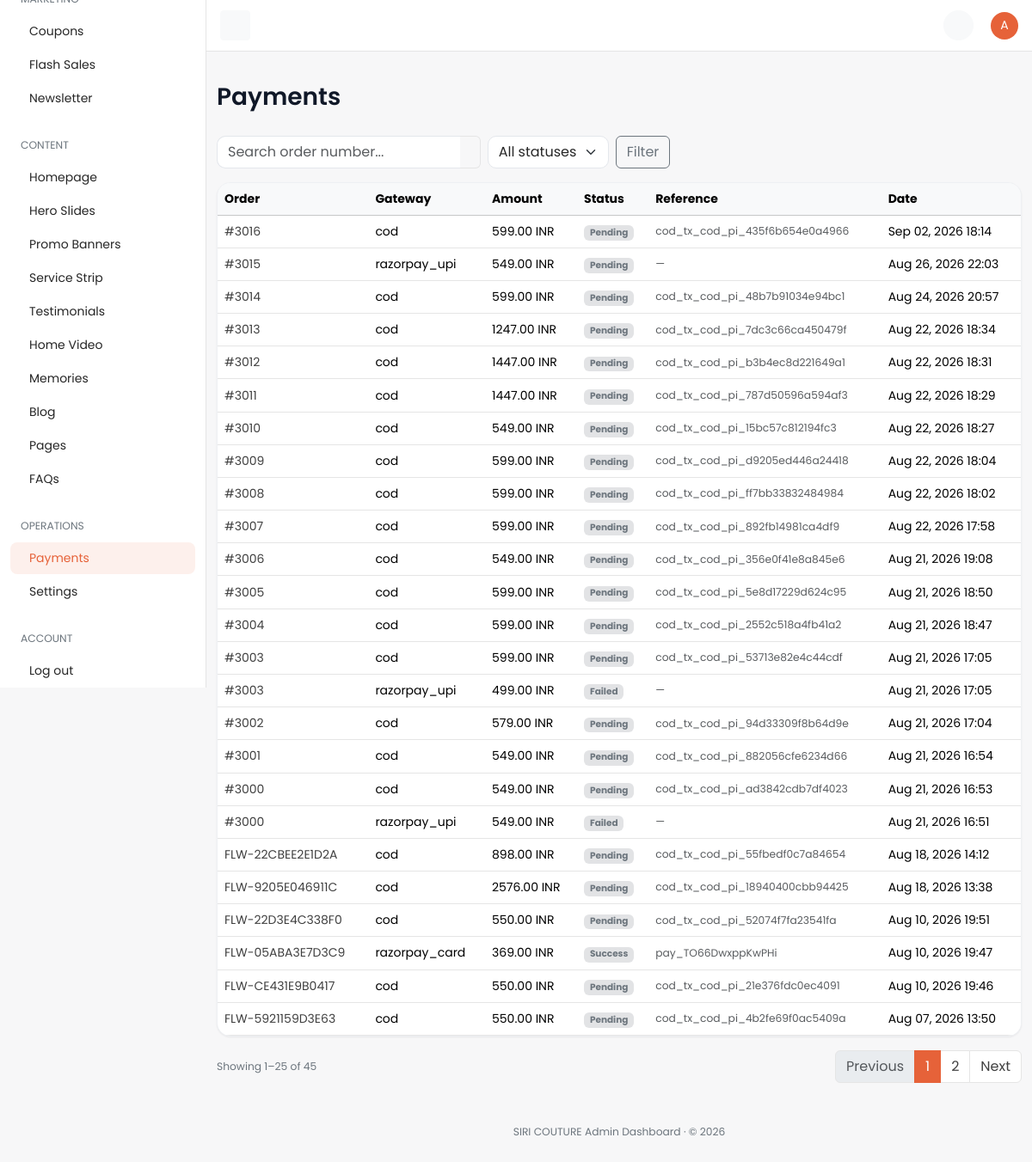
The page /dashboard/payment/ (signed in) on the database its author committed.
### payments/models.py (models this page shows, shortened)
class PaymentTransaction(TimeStampedModel):
    order = models.ForeignKey(
        "orders.Order",
        on_delete=models.CASCADE,
        related_name="payment_transactions",
        verbose_name="Order",
    )
    gateway_key = models.CharField(max_length=40, db_index=True, verbose_name="Gateway key")
    amount = models.DecimalField(max_digits=12, decimal_places=2, verbose_name="Amount")
    currency = models.ForeignKey(
        "core.Currency",
        on_delete=models.PROTECT,
        related_name="payment_transactions",
        verbose_name="Currency",
    )
    status = models.CharField(
        max_length=20,
        choices=PaymentStatus.choices,
        default=PaymentStatus.PENDING,
        db_index=True,
        verbose_name="Status",
    )
    external_intent_id = models.CharField(
        max_length=120,
        blank=True,
        db_index=True,
        verbose_name="External intent ID",
    )
    external_transaction_id = models.CharField(
        max_length=120,
        blank=True,
        verbose_name="External transaction ID",
    )
    metadata = models.JSONField(default=dict, verbose_name="Metadata")
    class Meta:
        verbose_name = "Payment transaction"
        verbose_name_plural = "Payment transactions"
        indexes = [
            models.Index(fields=["order", "status"], name="pay_tx_order_status_idx"),
            models.Index(fields=["gateway_key", "status"], name="pay_tx_gateway_status_idx"),
        ]

### orders/models.py (models this page shows, shortened)
class Order(TimeStampedModel):
    customer_profile = models.ForeignKey(
        "accounts.CustomerProfile",
        on_delete=models.CASCADE,
        related_name="orders",
        null=True,
        blank=True,
        verbose_name="Customer profile",
        help_text="Owner of this order; null for guest checkout.",
    )
    cart = models.ForeignKey(
        "cart.Cart",
        on_delete=models.SET_NULL,
        null=True,
        blank=True,
        related_name="orders",
        verbose_name="Source cart",
    )
    order_number = models.CharField(
        max_length=32,
        unique=True,
        db_index=True,
        verbose_name="Order number",
        help_text="Human-readable unique order reference.",
    )
    idempotency_key = models.CharField(
        max_length=64,
        unique=True,
        null=True,
        blank=True,
        db_index=True,
        verbose_name="Idempotency key",
        help_text="Client-supplied key preventing duplicate order creation.",
    )
    order_status = models.CharField(
        max_length=20,
        choices=OrderStatus.choices,
        default=OrderStatus.CHECKOUT_PENDING,
        db_index=True,
        verbose_name="Order status",
    )
    delivery_date = models.DateField(
        null=True,
        blank=True,
        verbose_name="Delivery date",
        db_index=True,
    )
    subtotal = models.DecimalField(max_digits=12, decimal_places=2, default=0)
    coupon_discount = models.DecimalField(max_digits=12, decimal_places=2, default=0)
    delivery_charge = models.DecimalField(max_digits=12, decimal_places=2, default=0)
    total_amount = models.DecimalField(
        max_digits=12,
        decimal_places=2,
        verbose_name="Total amount",
        help_text="Order total in the customer's checkout currency.",
    )
    currency = models.ForeignKey(
        "core.Currency",
        on_delete=models.PROTECT,
        null=True,
        blank=True,
        related_name="orders",
        verbose_name="Currency",
    )
    delivery_address_snapshot = models.JSONField(
        default=dict,
        verbose_name="Delivery address snapshot",
    )
    invoice_details = models.JSONField(default=dict, verbose_name="Invoice details")
    class Meta:
        verbose_name = "Order"
        verbose_name_plural = "Orders"
        indexes = [
            models.Index(
                fields=["customer_profile", "-created_at"],
                name="ord_customer_created_idx",
            ),
            models.Index(fields=["order_status"], name="orders_order_status_idx"),
            models.Index(fields=["idempotency_key"], name="orders_idempotency_key_idx"),
        ]
        ordering = ["-created_at"]

### core/models.py (models this page shows, shortened)
class TimeStampedModel(models.Model):
    created_at = models.DateTimeField(
        auto_now_add=True,
        db_index=True,
        verbose_name="Created at",
        help_text="Timestamp when this record was first created.",
    )
    updated_at = models.DateTimeField(
        auto_now=True,
        db_index=True,
        verbose_name="Updated at",
        help_text="Timestamp when this record was last modified.",
    )
    class Meta:
        abstract = True

class Currency(TimeStampedModel):
    code = models.CharField(
        max_length=3,
        unique=True,
        db_index=True,
        verbose_name="Currency code",
        help_text="ISO 4217 currency code, e.g. QAR or USD.",
    )
    symbol = models.CharField(
        max_length=8,
        verbose_name="Symbol",
        help_text="Display symbol shown alongside prices, e.g. ر.ق or $.",
    )
    exchange_rate_to_base = models.DecimalField(
        max_digits=18,
        decimal_places=8,
        verbose_name="Exchange rate to base",
        help_text="Multiplier to convert this currency into the platform base currency.",
    )
    is_default = models.BooleanField(
        default=False,
        db_index=True,
        verbose_name="Is default",
        help_text="When True, this currency is the storefront default.",
    )
    is_active = models.BooleanField(
        default=True,
        db_index=True,
        verbose_name="Is active",
        help_text="When False, this currency is hidden/inactive on the storefront.",
    )
    class Meta:
        verbose_name = "Currency"
        verbose_name_plural = "Currencies"
        indexes = [
            models.Index(fields=["is_default"], name="core_currency_is_default_idx"),
        ]

class SiteSettings(TimeStampedModel):
    site_name = models.CharField(max_length=120, default="SIRI COUTURE")
    logo = models.ImageField(upload_to="site/", blank=True, null=True, verbose_name="Logo")
    primary_color = models.CharField(max_length=7, default="#0369A1")
    secondary_color = models.CharField(max_length=7, default="#0B1220")
    font_family = models.CharField(max_length=120, default="Inter, sans-serif")
    facebook_url = models.URLField(blank=True)
    instagram_url = models.URLField(blank=True)
    twitter_url = models.URLField(blank=True)
    whatsapp_number = models.CharField(max_length=20, blank=True)
    store_address = models.TextField(
        blank=True,
        verbose_name="Store address",
        help_text="Physical store address shown in the footer, contact page, and about page.",
    )
    vendor_email = models.EmailField(
        blank=True,
        verbose_name="Vendor Email",
        help_text="Email address to receive quote requests and contact inquiries.",
    )
    order_notification_email = models.EmailField(
        blank=True,
        verbose_name="Order Notification Email",
        help_text="Email address to notify whenever a new order is placed. Leave blank to disable.",
    )
    default_currency = models.ForeignKey(
        Currency,
        on_delete=models.PROTECT,
        null=True,
        blank=True,
        related_name="+",
    )
    default_language = models.CharField(max_length=5, default="en")
    tax_rate_percent = models.DecimalField(max_digits=5, decimal_places=2, default=0)
    cod_delivery_charge = models.DecimalField(max_digits=10, decimal_places=2, default=50, verbose_name="COD Delivery Charge")
    card_gateway_public_key_env = models.CharField(
        max_length=80,
        default="CARD_GATEWAY_PUBLIC_KEY",
        help_text="Environment variable name for the card gateway public key.",
    )
    qatar_gateway_public_key_env = models.CharField(
        max_length=80,
        default="QATAR_GATEWAY_PUBLIC_KEY",
        blank=True,
    )
    order_email_template_slug = models.CharField(max_length=80, default="order-status")
    whatsapp_template_slug = models.CharField(max_length=80, default="order-whatsapp")
    razorpay_key_id = models.CharField(
        max_length=120,
        blank=True,
        verbose_name="Razorpay Key ID",
        help_text="Razorpay Key ID / Test Key ID for payment processing.",
    )
    razorpay_key_secret = models.CharField(
        max_length=120,
        blank=True,
        verbose_name="Razorpay Key Secret",
        help_text="Razorpay Key Secret / Test Key Secret for payment signature verification.",
    )
    site_tagline = models.CharField(
        max_length=80,
        blank=True,
        verbose_name="Tagline",
        help_text="Short line shown under the logo in the header (e.g. the brand strapline). Leave blank to hide.",
    )
    announcement_messages = models.TextField(
        blank=True,
        verbose_name="Announcement bar messages",
        help_text=(
            "One message per line, shown in the bar at the top of the storefront. Optionally start a line with an "
            "icon name and a colon, e.g. 'truck: Your text'. Icons: truck, shield, globe, star, headset, return, "
            "card, gift, heart, leaf, weave. Leave blank to hide the bar."
        ),
    )
    delivery_integration_enabled = models.BooleanField(
        default=True,
        verbose_name="Delivery Integration",
        help_text=(
            "ON: courier (Delhivery) shipments, tracking and webhooks work as usual. "
            "OFF: all courier UI is hidden and shipment status is updated manually from the dashboard."
        ),
    )
    featured_label = models.CharField(
        max_length=40,
        default="Featured",
        verbose_name="Featured label",
        help_text="Display text for featured products — badge, filter, homepage section, and nav all use this.",
    )
    bestseller_label = models.CharField(
        max_length=40,
        default="Bestseller",
        verbose_name="Bestseller label",
        help_text="Display text for bestseller products — badge, filter, homepage section, and nav all use this.",
    )
    new_arrival_label = models.CharField(
        max_length=40,
        default="New Arrivals",
        verbose_name="New arrivals label",
        help_text="Display text for new arrival products — badge, filter, homepage section, and nav all use this.",
    )
    brands_enabled = models.BooleanField(default=False, verbose_name="Brands")
    subscriptions_enabled = models.BooleanField(default=False, verbose_name="Subscriptions")
    rentals_enabled = models.BooleanField(default=False, verbose_name="Rentals")
    gift_builder_enabled = models.BooleanField(default=False, verbose_name="Gift builder")
    newsletter_enabled = models.BooleanField(default=True, verbose_name="Newsletter")
    class Meta:
        verbose_name = "Site settings"
        verbose_name_plural = "Site settings"

### dashboard/views/misc.py (the view)
# urls.py: path("payment/", misc.payment_list, name="payment-list"),
@dashboard_required
@require_http_methods(["GET"])
def payment_list(request: HttpRequest) -> HttpResponse:
    qs = PaymentTransaction.objects.select_related("order", "currency").order_by("-created_at")
    status = request.GET.get("status", "").strip()
    if status:
        qs = qs.filter(status=status)
    query = request.GET.get("q", "").strip()
    if query:
        qs = qs.filter(order__order_number__icontains=query)
    paginator = Paginator(qs, 25)
    page_obj = paginator.get_page(request.GET.get("page"))
    params = request.GET.copy()
    params.pop("page", None)
    return render(
        request,
        "dashboard/payments/list.html",
        {
            "nav_section": "payments",
            "page_title": "Payments",
            "page_obj": page_obj,
            "objects": page_obj.object_list,
            "statuses": PaymentStatus.choices,
            "current_status": status,
            "search_query": query,
            "querystring": params.urlencode(),
        },
    )

### dashboard/templates/dashboard/payments/list.html (shortened to what this page needs)
{% extends "dashboard/base.html" %}
{% block page_title %}Payments{% endblock %}
{% block content %}
<div class="row">
  <div class="col-12">
    <form method="get" class="row g-2 align-items-center mb-3">
      <div class="col-12 col-md-4">
        <div class="input-group">
          <input type="text" id="searchInput" name="q" value="{{ search_query }}" class="form-control border-end-0"
                 placeholder="Search order number..." />
          <button type="button" class="input-group-text bg-transparent border-start-0 {% if search_query %}border-end-0{% endif %} text-secondary" onclick="if(document.getElementById('searchInput').value.trim() !== '') { this.form.submit(); }" title="Search"></button>
        </div>
      </div>
      <div class="col-6 col-md-auto">
        <select name="status" class="form-select">
          <option value="">All statuses</option>
        </select>
      </div>
      <div class="col-6 col-md-auto d-flex align-items-center gap-2">
        <button type="submit" class="btn btn-outline-secondary flex-fill flex-md-grow-0">Filter</button>
      </div>
    </form>
    <div class="card table-responsive">
      <table class="table mb-0 text-nowrap table-hover align-middle">
        <thead class="table-light"><tr><th>Order</th><th>Gateway</th><th>Amount</th><th>Status</th><th>Reference</th><th>Date</th></tr></thead>
        <tbody>
          {% for pay in objects %}
          <tr>
            <td><a href="{% url 'dashboard:order-detail' pay.order_id %}">{{ pay.order.order_number }}</a></td>
            <td>{{ pay.gateway_key }}</td>
            <td>{{ pay.amount|floatformat:2 }} {{ pay.currency.code }}</td>
            <td><span class="badge bg-secondary-subtle text-secondary">{{ pay.get_status_display }}</span></td>
            <td class="small text-muted">{{ pay.external_transaction_id|default:"—" }}</td>
            <td>{{ pay.created_at|date:"M d, Y H:i" }}</td>
          </tr>
          {% empty %}<tr><td colspan="6" class="text-center text-secondary py-5">No payment transactions.</td></tr>{% endfor %}
        </tbody>
      </table>
    </div>
    {% include "dashboard/partials/_pagination.html" %}
  </div>
</div>
{% endblock %}

### dashboard/templates/dashboard/base.html (shortened to what this page needs)
{% load static %}
<!DOCTYPE html>
<html lang="en">
<head>
  <link href="https://cdn.jsdelivr.net/npm/bootstrap@5.3.3/dist/css/bootstrap.min.css" rel="stylesheet" />
  <link href="https://cdn.jsdelivr.net/npm/@tabler/icons-webfont@3.31.0/dist/tabler-icons.min.css" rel="stylesheet" />
  <link href="{% static 'dashboard/css/dashboard.css' %}" rel="stylesheet" />
</head>
<body>
  {% include "dashboard/partials/_topbar.html" %}
  {% include "dashboard/partials/_sidebar.html" %}
  <main id="content" class="content py-10">
    <div class="container-fluid">
      {% block page_header %}
      <div class="d-flex flex-column flex-md-row justify-content-between align-items-md-center mb-4 gap-2">
        <div>
          <h1 class="fs-3 mb-1">{% block page_title %}Dashboard{% endblock %}</h1>
        </div>
      </div>
      {% endblock %}
      {% block content %}{% endblock %}
      <div class="row">
        <div class="col-12">
          <footer class="text-center py-2 mt-6 text-secondary">
            <p class="mb-0 small">{{ site_settings.site_name }} Admin Dashboard · &copy; {% now "Y" %}</p>
          </footer>
        </div>
      </div>
    </div>
  </main>
</body>
</html>

### dashboard/templates/dashboard/partials/_topbar.html (shortened to what this page needs)
{% load static %}
<nav id="topbar" class="navbar bg-white border-bottom fixed-top topbar px-3">
  <button id="toggleBtn" class="d-none d-lg-inline-flex btn btn-light btn-icon btn-sm" type="button">
  </button>
  <div>
    <ul class="list-unstyled d-flex align-items-center mb-0 gap-1">
      <li>
        <a class="position-relative btn-icon btn-sm btn-light btn rounded-circle" data-bs-toggle="dropdown"
           aria-expanded="false" href="#" role="button">
        </a>
      </li>
      <li class="ms-3 dropdown">
        <a href="#" role="button" data-bs-toggle="dropdown" aria-expanded="false">
          <span class="avatar avatar-sm avatar-primary rounded-circle">
            <span class="avatar-initials rounded-circle">{{ request.user.get_username|slice:":1"|upper }}</span>
          </span>
        </a>
      </li>
    </ul>
  </div>
</nav>

### rows shown on the page
PaymentTransaction: order.order_number "#3016", gateway_key "cod", amount "599.00", currency.code "INR", status "Pending", external_transaction_id "cod_tx_cod_pi_435f6b654e0a4966", created_at "Sep 02, 2026 18:14"
PaymentTransaction: order.order_number "#3015", gateway_key "razorpay_upi", amount "549.00", currency.code "INR", status "Pending", external_transaction_id "—", created_at "Aug 26, 2026 22:03"
PaymentTransaction: order.order_number "#3014", gateway_key "cod", amount "599.00", currency.code "INR", status "Pending", external_transaction_id "cod_tx_cod_pi_48b7b91034e94bc1", created_at "Aug 24, 2026 20:57"
PaymentTransaction: order.order_number "#3013", gateway_key "cod", amount "1247.00", currency.code "INR", status "Pending", external_transaction_id "cod_tx_cod_pi_7dc3c66ca450479f", created_at "Aug 22, 2026 18:34"
PaymentTransaction: order.order_number "#3012", gateway_key "cod", amount "1447.00", currency.code "INR", status "Pending", external_transaction_id "cod_tx_cod_pi_b3b4ec8d221649a1", created_at "Aug 22, 2026 18:31"
PaymentTransaction: order.order_number "#3011", gateway_key "cod", amount "1447.00", currency.code "INR", status "Pending", external_transaction_id "cod_tx_cod_pi_787d50596a594af3", created_at "Aug 22, 2026 18:29"
PaymentTransaction: order.order_number "#3010", gateway_key "cod", amount "549.00", currency.code "INR", status "Pending", external_transaction_id "cod_tx_cod_pi_15bc57c812194fc3", created_at "Aug 22, 2026 18:27"
PaymentTransaction: order.order_number "#3009", gateway_key "cod", amount "599.00", currency.code "INR", status "Pending", external_transaction_id "cod_tx_cod_pi_d9205ed446a24418", created_at "Aug 22, 2026 18:04"
PaymentTransaction: order.order_number "#3008", gateway_key "cod", amount "599.00", currency.code "INR", status "Pending", external_transaction_id "cod_tx_cod_pi_ff7bb33832484984", created_at "Aug 22, 2026 18:02"
PaymentTransaction: order.order_number "#3007", gateway_key "cod", amount "599.00", currency.code "INR", status "Pending", external_transaction_id "cod_tx_cod_pi_892fb14981ca4df9", created_at "Aug 22, 2026 17:58"
PaymentTransaction: order.order_number "#3006", gateway_key "cod", amount "549.00", currency.code "INR", status "Pending", external_transaction_id "cod_tx_cod_pi_356e0f41e8a845e6", created_at "Aug 21, 2026 19:08"
PaymentTransaction: order.order_number "#3005", gateway_key "cod", amount "599.00", currency.code "INR", status "Pending", external_transaction_id "cod_tx_cod_pi_5e8d17229d624c95", created_at "Aug 21, 2026 18:50"
PaymentTransaction: order.order_number "#3004", gateway_key "cod", amount "599.00", currency.code "INR", status "Pending", external_transaction_id "cod_tx_cod_pi_2552c518a4fb41a2", created_at "Aug 21, 2026 18:47"
PaymentTransaction: order.order_number "#3003", gateway_key "cod", amount "599.00", currency.code "INR", status "Pending", external_transaction_id "cod_tx_cod_pi_53713e82e4c44cdf", created_at "Aug 21, 2026 17:05"
PaymentTransaction: order.order_number "#3003", gateway_key "razorpay_upi", amount "499.00", currency.code "INR", status "Failed", external_transaction_id "—", created_at "Aug 21, 2026 17:05"
PaymentTransaction: order.order_number "#3002", gateway_key "cod", amount "579.00", currency.code "INR", status "Pending", external_transaction_id "cod_tx_cod_pi_94d33309f8b64d9e", created_at "Aug 21, 2026 17:04"
PaymentTransaction: order.order_number "#3001", gateway_key "cod", amount "549.00", currency.code "INR", status "Pending", external_transaction_id "cod_tx_cod_pi_882056cfe6234d66", created_at "Aug 21, 2026 16:54"
PaymentTransaction: order.order_number "#3000", gateway_key "cod", amount "549.00", currency.code "INR", status "Pending", external_transaction_id "cod_tx_cod_pi_ad3842cdb7df4023", created_at "Aug 21, 2026 16:53"
PaymentTransaction: order.order_number "#3000", gateway_key "razorpay_upi", amount "549.00", currency.code "INR", status "Failed", external_transaction_id "—", created_at "Aug 21, 2026 16:51"
PaymentTransaction: order.order_number "FLW-22CBEE2E1D2A", gateway_key "cod", amount "898.00", currency.code "INR", status "Pending", external_transaction_id "cod_tx_cod_pi_55fbedf0c7a84654", created_at "Aug 18, 2026 14:12"
PaymentTransaction: order.order_number "FLW-9205E046911C", gateway_key "cod", amount "2576.00", currency.code "INR", status "Pending", external_transaction_id "cod_tx_cod_pi_18940400cbb94425", created_at "Aug 18, 2026 13:38"
PaymentTransaction: order.order_number "FLW-22D3E4C338F0", gateway_key "cod", amount "550.00", currency.code "INR", status "Pending", external_transaction_id "cod_tx_cod_pi_52074f7fa23541fa", created_at "Aug 10, 2026 19:51"
PaymentTransaction: order.order_number "FLW-05ABA3E7D3C9", gateway_key "razorpay_card", amount "369.00", currency.code "INR", status "Success", external_transaction_id "pay_TO66DwxppKwPHi", created_at "Aug 10, 2026 19:47"
PaymentTransaction: order.order_number "FLW-CE431E9B0417", gateway_key "cod", amount "550.00", currency.code "INR", status "Pending", external_transaction_id "cod_tx_cod_pi_21e376fdc0ec4091", created_at "Aug 10, 2026 19:46"
PaymentTransaction: order.order_number "FLW-5921159D3E63", gateway_key "cod", amount "550.00", currency.code "INR", status "Pending", external_transaction_id "cod_tx_cod_pi_4b2fe69f0ac5409a", created_at "Aug 07, 2026 13:50"
SiteSettings: site_name "SIRI COUTURE"

### other values the page prints
{{ request.user.get_username|slice:":1"|upper }} "A"
{{ page_obj.start_index }} "1"
{{ page_obj.end_index }} "25"
{{ page_obj.paginator.count }} "45"
{{ num }} "1"
{{ num }} "2"
